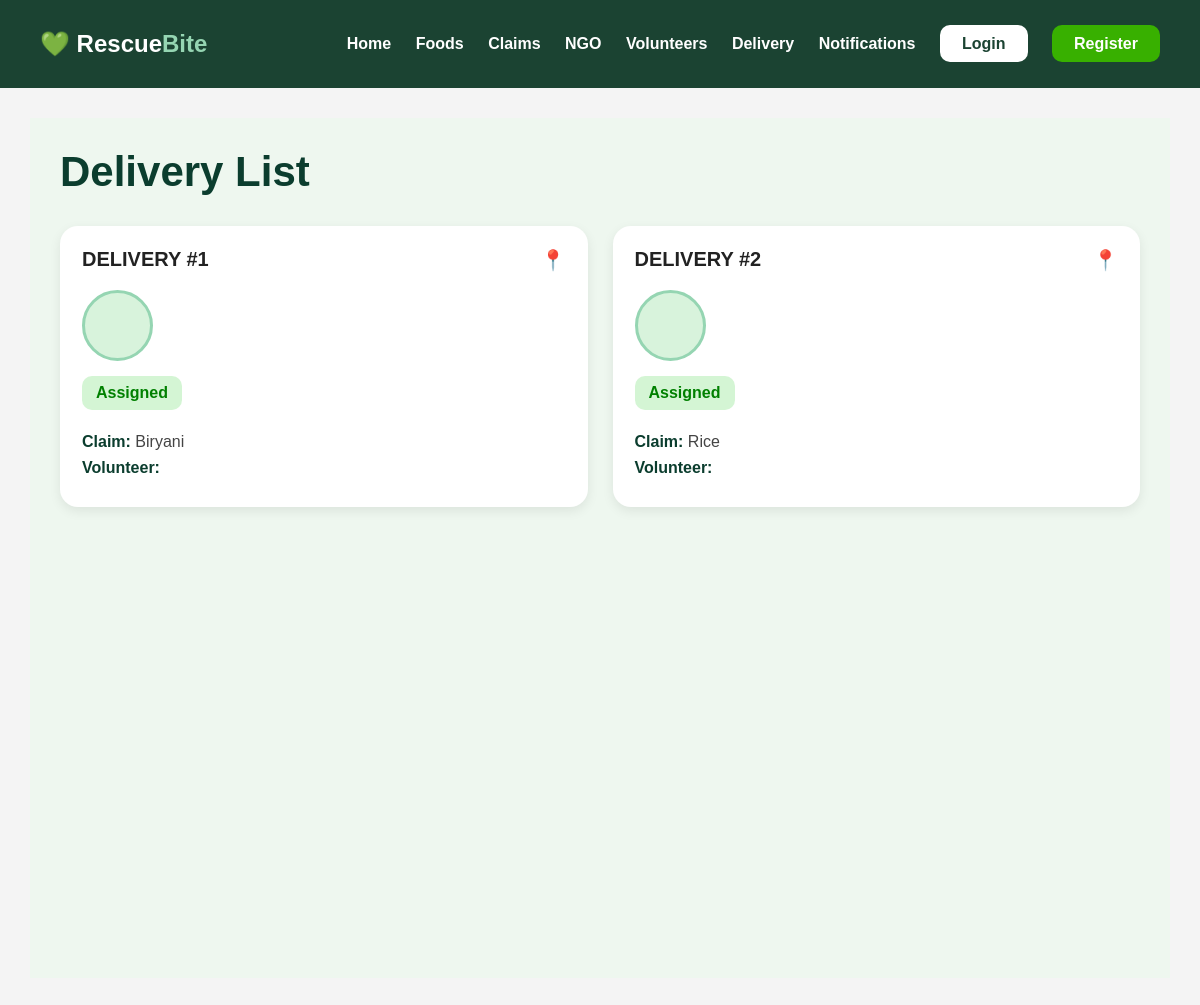
/delivery/deliveries/, run on an earlier commit of the app's database.
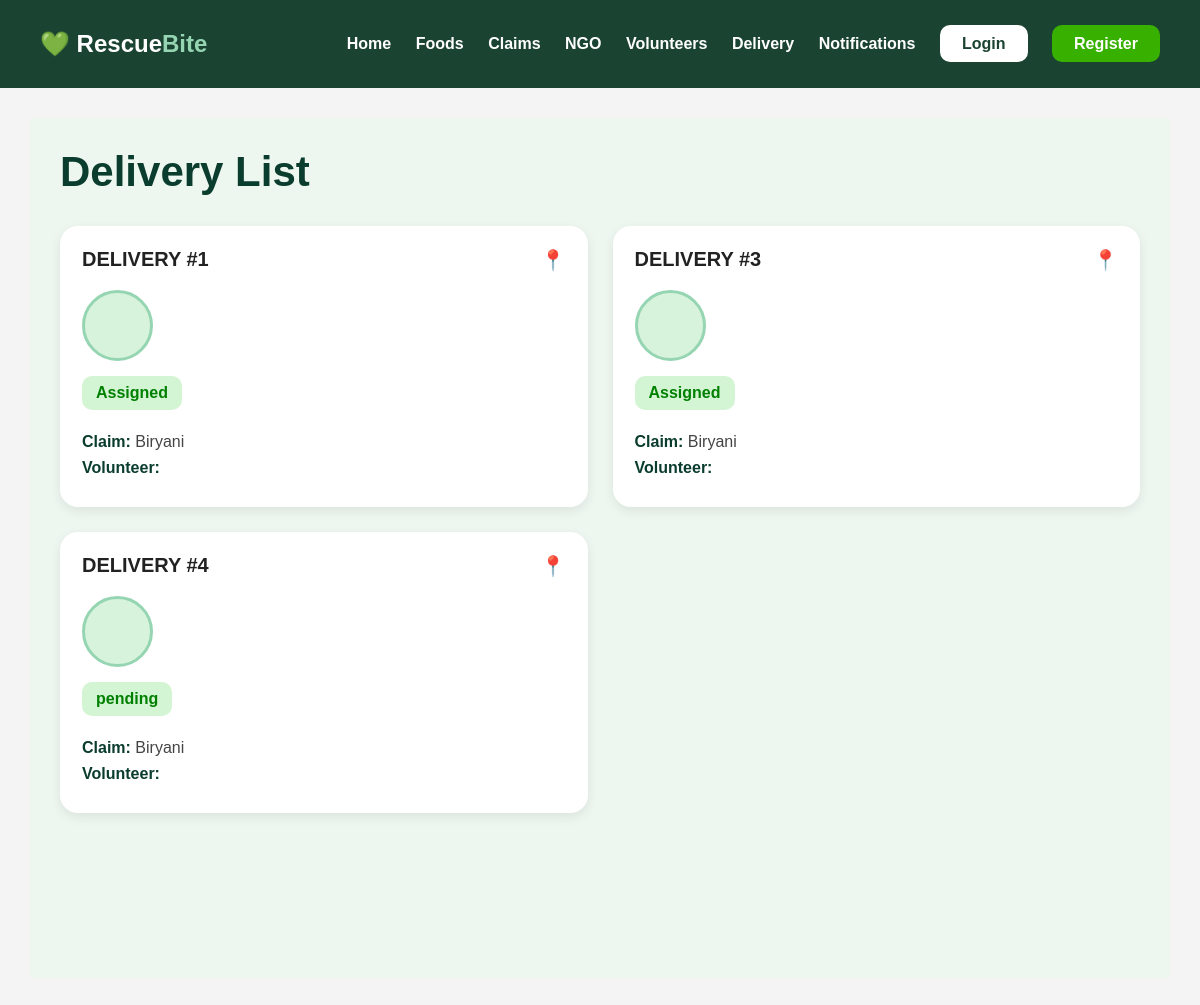
And on a later commit of the database.
### delivery/models.py (models this page shows, shortened)
class Delivery(models.Model):
    claim = models.ForeignKey(Claim,
                              on_delete=models.CASCADE)
    volunteer = models.ForeignKey(Volunteer,
                                  on_delete=models.CASCADE)
    status = models.CharField(max_length=50,
                              default='Assigned')

### donation/models.py (models this page shows, shortened)
class Claim(models.Model):
    food = models.ForeignKey(FoodItem,
                             on_delete=models.CASCADE)
    ngo = models.ForeignKey(User,
                            on_delete=models.CASCADE)
    status = models.CharField(max_length=50,
                              default='Pending')

class FoodItem(models.Model):
    restaurant = models.ForeignKey(User, on_delete=models.CASCADE)
    food_name = models.CharField(max_length=100)
    quantity = models.IntegerField()
    status = models.CharField(max_length=50, default='Available')
    expiry_date = models.DateField(null=True, blank=True)
    image = models.ImageField(upload_to='food_images/', null=True, blank=True)

### delivery/views.py (the view)
def delivery_list(request):
    deliveries = Delivery.objects.all()
    return render(request,
                  'delivery/delivery_list.html',
                  {'deliveries': deliveries})

### delivery/templates/delivery/delivery_list.html (shortened to what this page needs)
{% extends 'base.html' %}
{% block content %}
<div class="delivery-page">
    <div class="delivery-header">
        <h2>Delivery List</h2>
    </div>
    <div class="delivery-grid">
        {% for delivery in deliveries %}
        <div class="delivery-card">
            <div class="card-top">
                <h3>
                    DELIVERY #{{ delivery.id }}
                </h3>
                <span class="location-icon">
                    📍
                </span>
            </div>
            <div class="avatar">
            </div>
            <div class="status-badge">
                {{ delivery.status }}
            </div>
            <p>
                <b>Claim:</b>
                {{ delivery.claim.food.food_name }}
            </p>
            <p>
                <b>Volunteer:</b>
            </p>
        </div>
        {% empty %}
        <p style="text-align:center;">
            No deliveries available.
        </p>
        {% endfor %}
    </div>
</div>
{% endblock %}

What changed in the data, as far as the page shows it:
removed Delivery: id "2", status "Assigned", claim.food.food_name "Rice"
added Delivery: id "3", status "Assigned", claim.food.food_name "Biryani"
added Delivery: id "4", status "pending", claim.food.food_name "Biryani"
